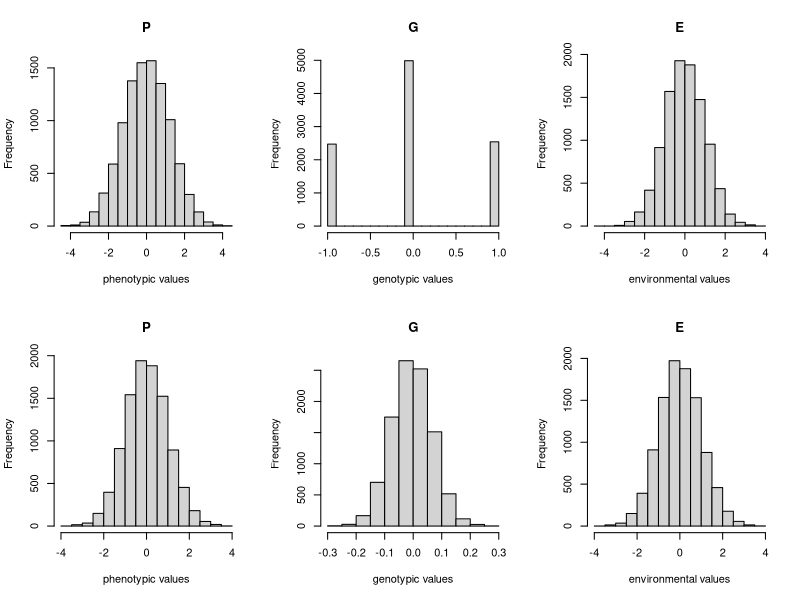

The R source for this figure: (Note: this script raises an error after producing the figure.)
## ---- chunk 1
knitr::opts_chunk$set(echo = TRUE)
set.seed(19)
## ---- chunk 2
genotype <- c("A1A1","A1A2","A2A2")
genotype_effects <- c(-1,0,1)
names(genotype_effects) <- genotype
n = 10000     # number of individuals
af1 = 0.5     # allele frequency of allele A1 
af2 = 1- 0.5  # allele frequency of allele A2
genotype_prob <- c(af1*af1, 2*af1*af2,af2*af2)
genotypes <- sample(genotype,size=n,prob=genotype_prob, replace=TRUE)

layout(matrix(1:6,ncol=3, byrow=TRUE))
a <- genotype_effects[genotypes]
e <- rnorm(n)
y <- a+e
hist(y, xlab="phenotypic values",main="P")
hist(a, xlab="genotypic values",main="G")
hist(e, xlab="environmental values",main="E")

m <- 100      # number of causal loci
a <- rep(0,n) # initial vector of genotypic values
for (locus in 1:m) {
genotypes <- sample(genotype,size=n,prob=genotype_prob, replace=TRUE)
a <- a + genotype_effects[genotypes]/m
}
e <- rnorm(n)
y <- a+e
hist(y, xlab="phenotypic values",main="P")
hist(a, xlab="genotypic values",main="G")
hist(e, xlab="environmental values",main="E")
## ---- chunk 3
#rmddochelper::use_odg_graphic(ps_path = "odg/genotypicvalue.odg")
knitr::include_graphics(path = "odg/genotypicvalue.png")
## ---- chunk 4
knitr::kable(
  data.frame(Variable = c("$GV_{11}$", "$GV_{12}$", "$GV_{22}$"),
             Genotype = c("$A_1A_1$", "$A_1A_2$", "$A_2A_2$"),
             Values   = c("a", "d", "-a")),
  format   = ifelse(knitr::is_latex_output(), 'latex', 'html'),
  booktabs = TRUE,
  caption = "Values for all Genotypes",
  align = "c",
  escape = FALSE
)
## ---- chunk 5
#rmdhelp::use_odg_graphic(ps_path = "odg/genome-editing-allele-substitution.odg")
knitr::include_graphics(path = "odg/genome-editing-allele-substitution.png")
